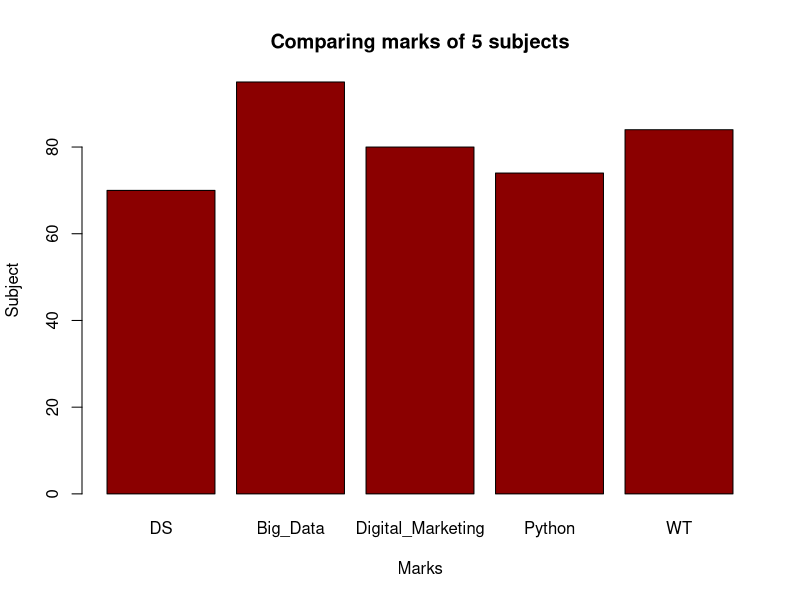

Source code (R):
# Slip 6
# Write an R program to create a simple bar plot of five subject's marks.
marks <- c(70, 95, 80, 74, 84)
barplot(marks,
main = "Comparing marks of 5 subjects",
xlab = "Marks",
ylab = "Subject",
names.arg = c("DS", "Big_Data", "Digital_Marketing", "Python", "WT"),
col = "darkred",
horiz = FALSE)